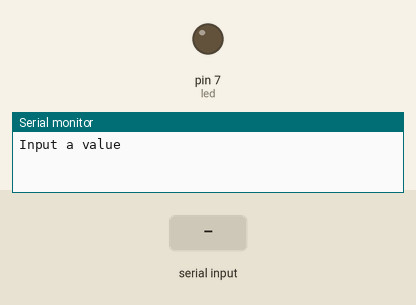
This sketch was run on a simulated Arduino Uno, built with avr-gcc and run on an emulated ATmega328P. On the bench: output pins drawn as LEDs (lit = HIGH), the last lines printed to the serial monitor. The test bench sets the inputs (shaded band).

Above: at 0.8 s.
0.9 s: "90,45\n" received over Serial
At 3.32 s:
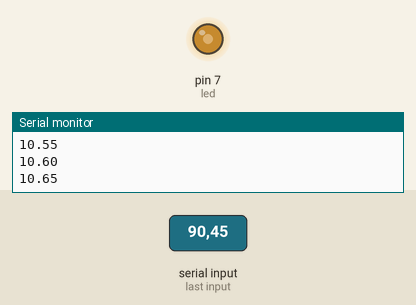
At 6.1 s:
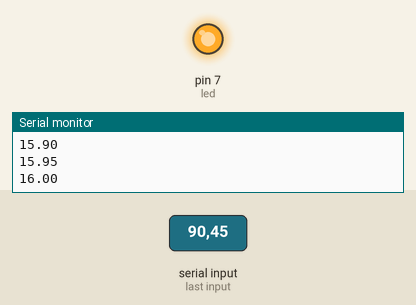
Timing chart, 0 to 12.9 s (numbered marks = the images above; inputs shaded):
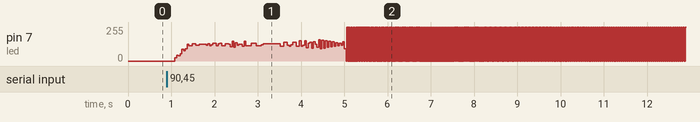

The sketch:

Lesson3A.ino
```cpp
float input = 0.0;
float wait = 0.0;
float wait2 = 0.0;
float multi = 2.0;
int x = 1;
int led = 7;

void setup() {
  Serial.begin(9600); // initialize serial
  pinMode(led, OUTPUT);
  Serial.println("Input a value");
  while(!Serial.available()){
    input = Serial.parseFloat();
    delay(100);
  }
  input = input * multi;
  wait2 = input * -1;
}

void loop() {
  // put your main code here, to run repeatedly:

  while(wait < input){
    wait = wait + 0.05;
    Serial.println(wait);
    digitalWrite(led, HIGH);
    delay(wait);
    digitalWrite(led, LOW);
    delay(wait);
  }
  while(wait > 0.1){
    wait = wait-0.05;
    Serial.println(wait);
    digitalWrite(led,HIGH);
    delay(wait);
    digitalWrite(led, LOW);
    delay(wait);
  }
}
```

lesson3a.c
```cpp

```
